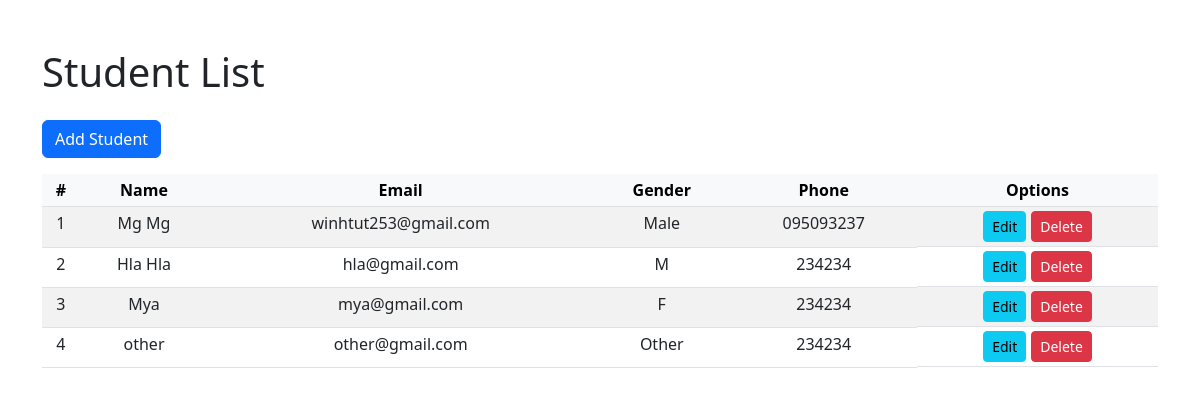
The page /students/ on the database its author committed.
### students/models.py (models this page shows, shortened)
class Student(models.Model):
    GENDER_CHOICES = [
        ('Male','Male'),
        ('Female','Female'),
        ('Other','Other'),
    ]
    name = models.CharField(max_length=100)
    email = models.EmailField()
    gender = models.CharField(max_length=10, choices=GENDER_CHOICES)
    phone = models.CharField(max_length=15)

### students/views.py (the view)
# urls.py: path('', views.student_list, name='student_list'),
def student_list(request):
    students = Student.objects.all()
    return render(request, 'students/student_list.html', {'students': students})

### students/templates/students/student_list.html (shortened to what this page needs)
<!DOCTYPE html>
<html lang="en">
<head>
    <link href="https://cdnjs.cloudflare.com/ajax/libs/bootstrap/5.3.0/css/bootstrap.min.css" rel="stylesheet">
</head>
<body>
    <div class="container my-5">
        <h1 class="mb-4">Student List</h1>
        <a href="{% url 'add_student' %}" class="btn btn-primary mb-3">Add Student</a>
        <div class="table-responsive">
            <table class="table table-hover table-sm table-striped">
                <thead class="table-light">
                    <tr>
                        <th>#</th>
                        <th>Name</th>
                        <th>Email</th>
                        <th>Gender</th>
                        <th>Phone</th>
                        <th>Options</th>
                    </tr>
                </thead>
                <tbody>
                    {% for student in students %}
                    <tr>
                        <td>{{ forloop.counter }}</td>
                        <td>{{ student.name }}</td>
                        <td>{{ student.email }}</td>
                        <td>{{ student.gender }}</td>
                        <td>{{ student.phone }}</td>
                        <td class="btn-options">
                            <a href="{% url 'edit_student' student.id %}" class="btn btn-info btn-sm">Edit</a>
                            <a href="{% url 'delete_student' student.id %}" class="btn btn-danger btn-sm">Delete</a>
                        </td>
                    </tr>
                    {% empty %}
                    <tr>
                        <td colspan="6">No students found.</td>
                    </tr>
                    {% endfor %}
                </tbody>
            </table>
        </div>
    </div>
</body>
</body>
</html>

### students/templates/students/student_list.html (style rules this page uses)
.table th, .table td { text-align: center; }
.btn-options { display: flex; justify-content: center; gap: 5px; }

### rows shown on the page
Student: name "Mg Mg", email "winhtut253@gmail.com", gender "Male", phone "095093237"
Student: name "Hla Hla", email "hla@gmail.com", gender "M", phone "234234"
Student: name "Mya", email "mya@gmail.com", gender "F", phone "234234"
Student: name "other", email "other@gmail.com", gender "Other", phone "234234"
